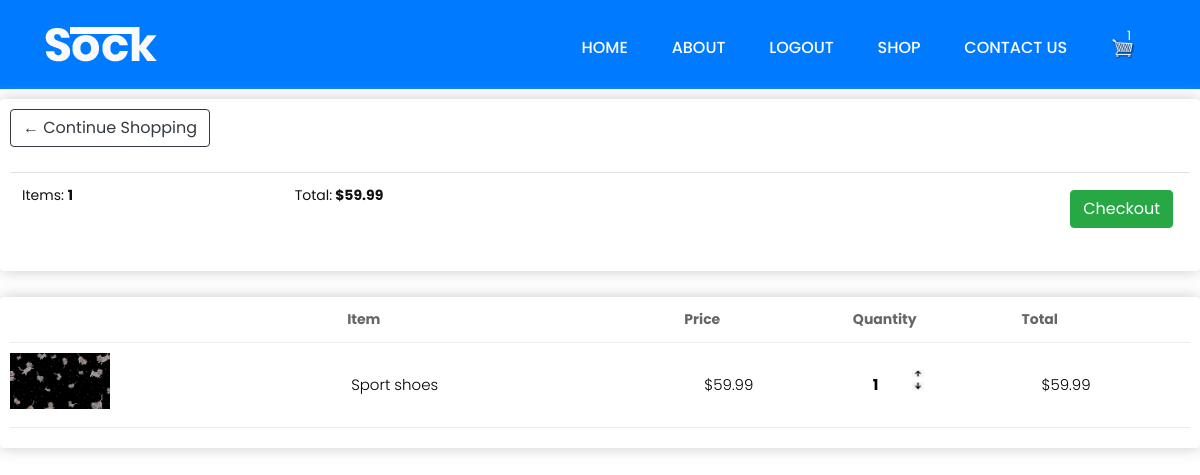
The page /cart/ (signed in) on the database as committed earlier.
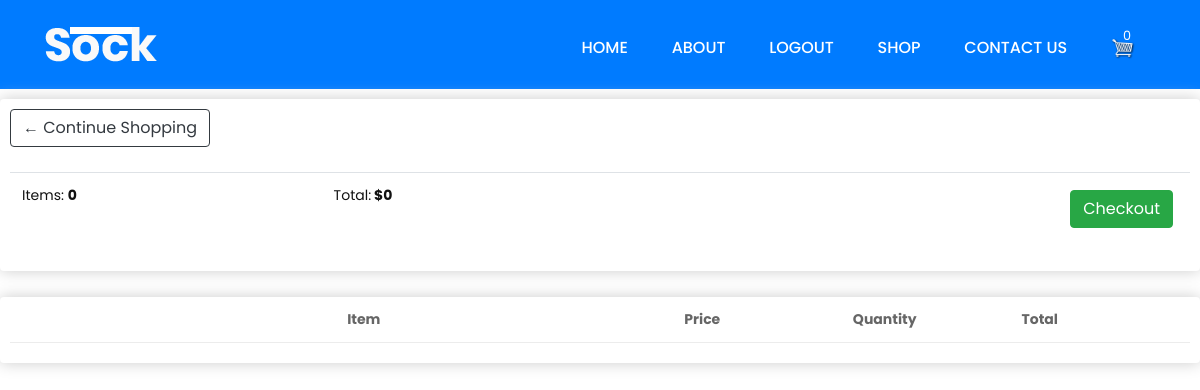
The same page on the database as committed later.
### market/models.py (models this page shows, shortened)
class Order(models.Model):
    customer = models.ForeignKey(Customer, on_delete=models.SET_NULL, null=True, blank=True)
    date_ordered = models.DateTimeField(auto_now_add=True)
    complete = models.BooleanField(default=False ,null=True, blank=True)
    transaction_id = models.CharField(max_length=200, null=True)
    @property
    def cart_total(self):
        orderitems = self.orderitem_set.all()
        total = sum([ item.total for item in orderitems])
        return total
    @property
    def cart_items(self):
        orderitems = self.orderitem_set.all()
        total = sum([ item.quantity for item in orderitems])
        return total

class OrderItem(models.Model):
    product = models.ForeignKey(Product, on_delete=models.SET_NULL, null=True, blank=True)
    order = models.ForeignKey(Order, on_delete=models.SET_NULL, null=True, blank=True)
    quantity = models.IntegerField(default=0)
    date_added  = models.DateTimeField(auto_now_add=True, null=True, blank=True)
    @property
    def total(self):
        total_price = self.product.price * self.quantity
        return total_price

class Product(models.Model):
    owner = models.ForeignKey(User, on_delete=models.CASCADE, related_name='product_creator')
    title = models.CharField(max_length=255)
    description = models.TextField(blank=True)
    image = models.ImageField(upload_to='images/')
    slug = models.SlugField(max_length=255, null=True,blank=True)
    price = models.DecimalField(max_digits=4, decimal_places=2)
    in_stock = models.BooleanField(default=True)
    created = models.DateTimeField(auto_now_add=True)
    updated = models.DateTimeField(auto_now=True)
    category = models.ForeignKey('Category', related_name='product', on_delete=models.CASCADE)

### market/views.py (the view)
# urls.py: path('cart/', views.cart, name="cart"),
def cart(request):
    if request.user.is_authenticated:
        customer = request.user.customer
        order, created = Order.objects.get_or_create(customer=customer, complete=False)
        items = order.orderitem_set.all()
        cartItems = order.cart_items
    else:
        items = []
        order = {'cart_total':0, 'cart_items':0}
        cartItems = order['cart_items']
    context = {'items': items, 'order':order, 'cartItems':cartItems}
    return render(request, 'market/cart.html', context)

### market/templates/market/cart.html (shortened to what this page needs)
{% load static %}
<html lang="en">
  <head>
    <link rel="stylesheet" href="{% static "css/main.css" %}"> <link
    rel="stylesheet" href="{% static "css/bootstrap.min.css" %}"> <link
    rel="stylesheet" href="{% static "css/style.css" %}">
    <link rel="stylesheet" href="{% static "css/responsive.css" %}">
    <link rel="stylesheet" href="{% static "css/jquery.mCustomScrollbar.min.css"
    %}">
    <link
      rel="stylesheet"
      href="https://netdna.bootstrapcdn.com/font-awesome/4.0.3/css/font-awesome.css"
    />
    <link rel="stylesheet" href="{% static "css/owl.carousel.min.css" %}">
    <link
      rel="stylesheet"
      href="https://cdnjs.cloudflare.com/ajax/libs/fancybox/2.1.5/jquery.fancybox.min.css"
      media="screen"
    />
  </head>
  <body>
    {% include 'shop_navbar.html' %}
    <div class="row">
      <div class="col-lg-12">
        <div class="box-element">
          <a class="btn btn-outline-dark" href="{% url 'market:shop' %}"
            >&#x2190; Continue Shopping</a
          >
          <br />
          <br />
          <table class="table">
            <tr>
              <th>
                <h5>Items: <strong>{{order.cart_items}}</strong></h5>
              </th>
              <th>
                <h5>Total:<strong> ${{order.cart_total}}</strong></h5>
              </th>
              {% if user.is_authenticated %}
              <th>
                <a
                  style="float: right; margin: 5px"
                  class="btn btn-success"
                  href="{% url 'market:checkout' %}"
                  >Checkout</a
                >
              </th>
              {% endif %}
            </tr>
          </table>
        </div>
        <br />
        <div class="box-element">
          <div class="cart-row">
            <div style="flex: 2"></div>
            <div style="flex: 2"><strong>Item</strong></div>
            <div style="flex: 1"><strong>Price</strong></div>
            <div style="flex: 1"><strong>Quantity</strong></div>
            <div style="flex: 1"><strong>Total</strong></div>
          </div>
          {% for item in items %}
          <div class="cart-row">
            <div style="flex: 2">
              <img class="row-image" src="{{item.product.image.url}}" />
            </div>
            <div style="flex: 2">
              <p style="color: #000" class="ml-1">{{item.product.title}}</p>
            </div>
            <div style="flex: 1">
              <p style="color: #000">${{item.product.price|floatformat:2}}</p>
            </div>
            <div style="flex: 1">
              <p class="quantity" style="color: #000">{{item.quantity}}</p>
              <div class="quantity">
                <img
                  data-product="{{item.product.id}}"
                  data-action="add"
                  class="update-cart chg-quantity"
                  src="{% static  'images/arrow-up.png' %}"
                />
                <img
                  data-product="{{item.product.id}}"
                  data-action="remove"
                  class="update-cart chg-quantity"
                  src="{% static  'images/arrow-down.png' %}"
                />
              </div>
            </div>
            <div style="flex: 1">
              <p style="color: #000">${{item.total}}</p>
            </div>
          </div>
          {% endfor %}
        </div>
      </div>
    </div>
  </body>
</html>

### templates/shop_navbar.html (shortened to what this page needs)
{% load static %}
<nav class="navbar navbar-light bg-primary">
    <div class="container">
    <div class="logo">
      <a class="navbar-brand " href="{% url 'market:home'%}">
         <img src="{% static "images/logo.png" %}" alt="" >
      </a>
    </div>
    <nav class="main-menu">
       <div>
          <ul class="menu-area-main mb-0 ">
             <li class="mt-4"> <a href="{% url 'market:home'%}">Home</a> </li>
             <li class="mt-4"> <a href="{% url 'market:about' %}">About</a></li>
             {% if user.is_authenticated %}
             <li class="mt-4"><a href="{% url 'accounts:logout'%}">Logout</a></li>
             {% else %}
             <li class="mt-4"><a href="{% url 'accounts:register'%}">Register</a></li>
             {% endif %}
             <li class="mt-4 "><a href="{% url 'market:shop'%}">Shop</a></li>
             <li class="mt-4"><a href="{% url 'market:contanct'%}">Contact Us</a></li>
             <li class="last mt-4 ">
               <a href="{% url 'market:cart' %}" class="wrapper">
               <img src="{% static "images/cart.png" %}" style="height:22px; width:24px;" alt="icon">
               <small>{{cartItems}}</small>
               </a>
            </li>
          </ul>
       </div>
    </nav>
  </div>
</nav>

### static/css/main.css (style rules this page uses)
body { background-color: hsl(0, 0%, 80%) 0 0 16px; }
h1,h2,h3,h4,h5,h6 { color:hsl(0, 0%, 30%); }
.box-element { box-shadow:hsl(0, 0%, 80%) 0 0 16px; background-color: #fff; border-radius: 4px; padding: 10px; }
.col-lg-4, .col-lg-6, .col-lg-8, .col-lg-12 { margin-top: 10px; }
.btn { border-radius: 0; }
.cart-row { display: flex; align-items: flex-stretch; padding-bottom: 10px; margin-bottom: 10px; border-bottom: 1px solid #ececec; }

### static/css/style.css (style rules this page uses)
* { box-sizing: border-box !important; transition: ease all 0.5s; }
html { scroll-behavior: smooth; }
body { color: #666666; font-size: 14px; font-family: poppins; line-height: 1.80857; font-weight: normal; overflow-x: hidden; }
a { color: #1f1f1f; text-decoration: none !important; outline: none !important; -webkit-transition: all .3s ease-in-out; -moz-transition: all .3s ease-in-out; -ms-transition: all .3s ease-in-out; -o-transition: all .3s ease-in-out; transition: all .3s ease-in-out; }
h1, h2, h3, h4, h5, h6 { letter-spacing: 0; font-weight: normal; position: relative; padding: 0 0 10px 0; font-weight: normal; line-height: normal; color: #111111; margin: 0 }
h5 { font-size: 14px }
*, *::after, *::before { -webkit-box-sizing: border-box; -moz-box-sizing: border-box; box-sizing: border-box; }
ul, li, ol { margin: 0px; padding: 0px; list-style: none; }
a { color: #222222; text-decoration: none; outline: none !important; }
a, .btn { text-decoration: none !important; outline: none !important; -webkit-transition: all .3s ease-in-out; -moz-transition: all .3s ease-in-out; -ms-transition: all .3s ease-in-out; -o-transition: all .3s ease-in-out; transition: all .3s ease-in-out; }
img { max-width: 100%; height: auto; }
.logo { float: left; position: relative; }
nav.main-menu { float: right; margin-left: 0; }
.main-menu { text-align: center; }
.main-menu ul { margin: 0; list-style-type: none; margin-bottom: 10px; }
.main-menu ul>li { display: inline-block; position: relative; }
.main-menu ul>li a { line-height: 20px; font-size: 16px; display: block; font-weight: 500; color: #ffffff; padding: 22px 20px; text-transform: uppercase; }
.main-menu ul li:first-child { margin-left: 0; }
.main-menu ul>li { position: inherit; display: inline-block; vertical-align: middle; }
.main-menu ul > li a { padding-top: 5px; }

### templates/shop_navbar.html (style rules this page uses)
.wrapper { position: relative; }
.wrapper small { position: absolute; top: -6px; right: 24px; }

Rows that differ between the two databases and show on the page:
removed OrderItem: product.image (picture), product "Sport shoes", product.price "59.99", quantity "1", total "59.99"
computed for Order: cart_items "1" → "0"; cart_total "59.99" → "0"
Other text that changed with them:
{{ cartItems }}: "1" → "0"
